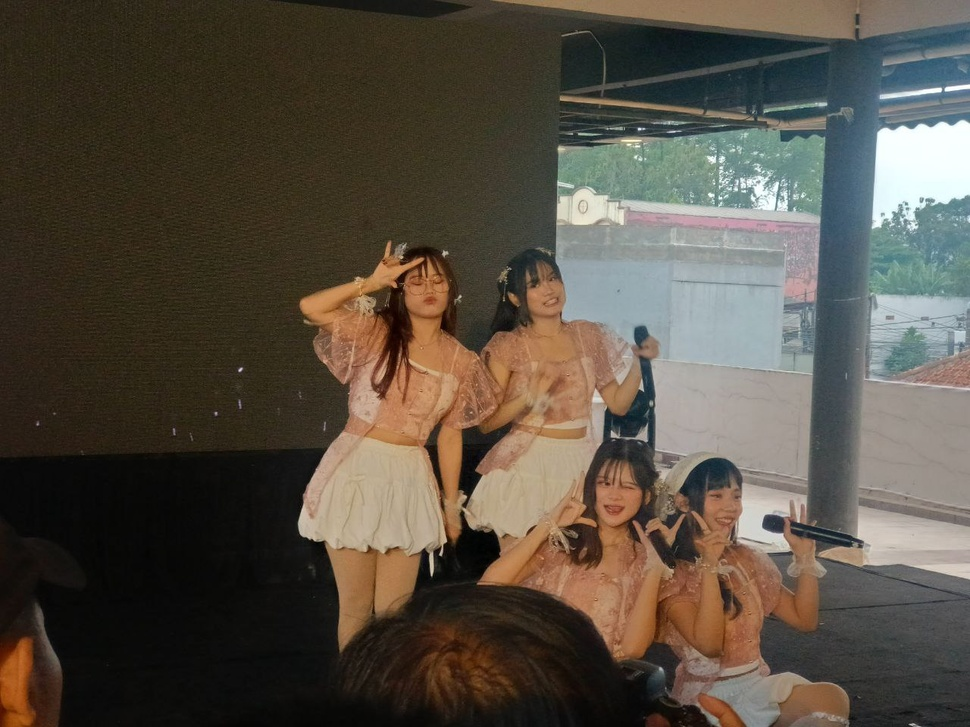
#> input picture .gradio/flagged/image/172ee541681ef88c2547/photo_2025-05-04_17-11-33.jpg, 970 x 727 px, shrunk from 1280 x 960 before the run
$ python -i image_editor_app.py   (imports and definitions only)
#> lines starting #> are read from the running program, lines starting #| are printed output that depends on the picture
import gradio as gr
import numpy as np
import cv2
from PIL import Image

def process_image(image, grayscale=0.0, denoise=10, brightness=0, contrast=1.0, rotation=0.0):
    # Convert PIL image to NumPy array
    image_np = np.array(image.convert('RGB'))

    # Jika grayscale slider 0, maka tidak perlu blending
    if grayscale > 0:
        # Grayscale blending (dari gambar asli)
        gray = cv2.cvtColor(image_np, cv2.COLOR_RGB2GRAY)
        gray_rgb = cv2.cvtColor(gray, cv2.COLOR_GRAY2RGB)
        blended = cv2.addWeighted(image_np, 1 - grayscale, gray_rgb, grayscale, 0)
    else:
        blended = image_np

    # Denoising menggunakan mean filter (blur) tanpa mengubah warna
    kernel_size = max(3, int(denoise) // 2 * 2 + 1)  # Pastikan kernel size ganjil
    denoised = cv2.blur(blended, (kernel_size, kernel_size))

    # Brightness and contrast adjustment
    adjusted = cv2.convertScaleAbs(denoised, alpha=contrast, beta=brightness)

    # Rotation (Operasi Geometri)
    if rotation != 0.0:
        height, width = adjusted.shape[:2]
        center = (width // 2, height // 2)
        rot_matrix = cv2.getRotationMatrix2D(center, rotation, 1.0)
        rotated = cv2.warpAffine(adjusted, rot_matrix, (width, height), flags=cv2.INTER_LINEAR)
    else:
        rotated = adjusted

    return Image.fromarray(rotated)

# [14 lines that did not run here, left out]

# [2 lines not run here, left out]

>>> from PIL import Image
>>> picture = Image.open('.gradio/flagged/image/172ee541681ef88c2547/photo_2025-05-04_17-11-33.jpg')
#> picture is the input picture: PIL image 970x727 RGB; mean R, G, B 86.5, 78.6, 67.2
>>> result = process_image(picture)
#> in process_image, `denoised = cv2.blur(blended, (kernel_size, kernel_size))`:
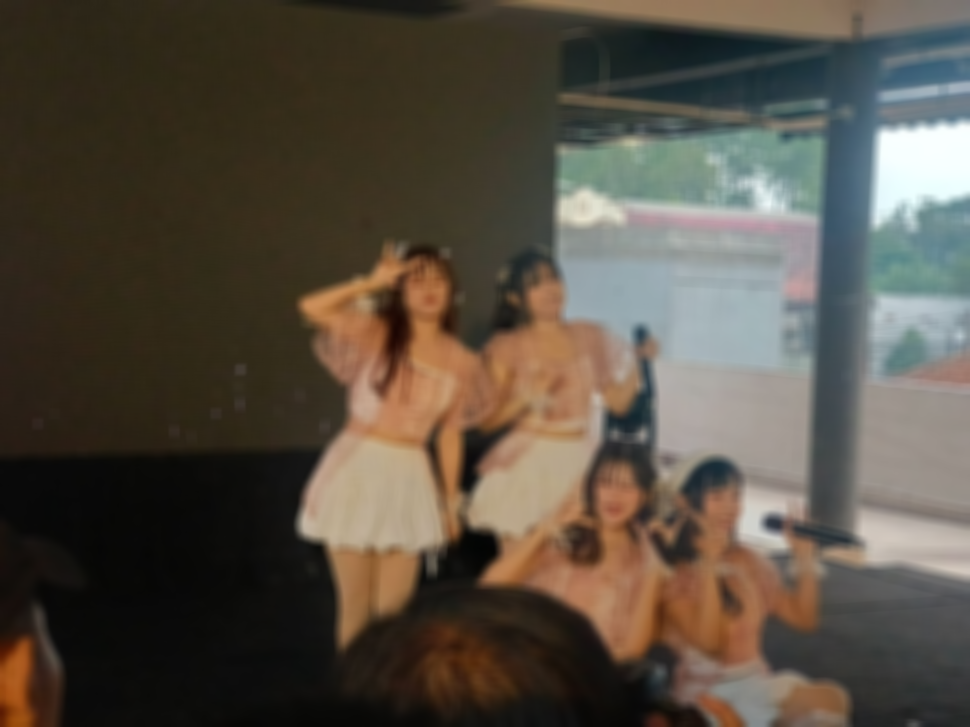
#> denoised: shape (727, 970, 3); mean R, G, B 86.5, 78.6, 67.2
